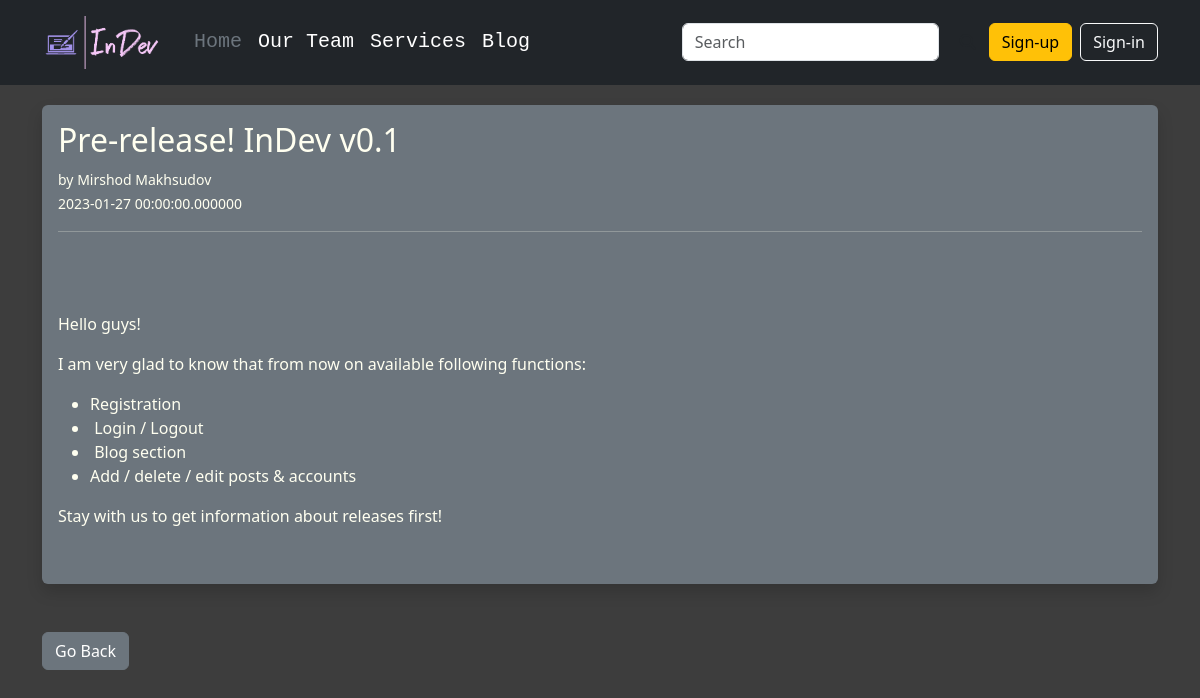
Page /blog/2 on the committed database.
### InDev/models.py (models this page shows, shortened)
class Post(db.Model):
    id = db.Column(db.Integer(), primary_key=True)
    title = db.Column(db.String(255), nullable=False)
    slug = db.Column(db.String())
    content = db.Column(db.Text(), nullable=False)
    date_added = db.Column(db.String(20), default=date.today())
    author_id = db.Column(db.Integer, db.ForeignKey('developer.id'))

class Developer(db.Model, UserMixin):
    id = db.Column(db.Integer(), primary_key=True)
    first_name = db.Column(db.String(length=30), nullable=False)
    last_name = db.Column(db.String(length=30))
    username = db.Column(db.String(), nullable=False, unique=True)
    email_address = db.Column(db.String(), unique=True)
    password_hash = db.Column(db.String(), nullable=False)
    budget = db.Column(db.Integer(), nullable=False, default=0)
    date_added = db.Column(db.String(20), default=date.today())
    posts = db.relationship('Post', backref='author')
    admin = db.Column(db.Boolean(), default=False)
    profile_pic = db.Column(db.String(), nullable=True)
    @property
    def password(self):
        return self.password

### InDev/routes.py (the view)
@app.route('/blog/<int:post_id>')
def post_page(post_id):
    post = Post.query.get_or_404(post_id)
    return render_template('blog/post.html', post=post)

### InDev/forms.py
class SearchForm(FlaskForm):
    searched = StringField("Searched", validators=[DataRequired()])
    submit = SubmitField("Submit")

### InDev/routes.py (called while the page is built)
@app.context_processor
def base():
    form = SearchForm()
    return dict(form=form)

### InDev/templates/blog/post.html (shortened to what this page needs)
{% extends 'base.html' %}
{% block content %}
    <div class="container" style="margin-top: 20px;">
        <div class="post shadow p-3 mb-5 bg-secondary rounded">
            <h2>{{ post.title }}</h2>
            <small>by {{ post.author.first_name }} {{ post.author.last_name }} </small><br>
            <small>{{ post.date_added }}</small><hr>
            <br><br>
            <p>{{ post.content|safe }}</p><br>
        </div>
        <a href="{{ url_for('blog_page') }}" class="btn btn-secondary">Go Back</a>
    </div>
{% endblock %}

### rows in the picture
Post: title "Pre-release! InDev v0.1", date_added "2023-01-27 00:00:00.000000", content "Hello guys! I am very glad to know that from now on available following functions: Registration Login / Logout Blog section Add / delete / edit posts & accounts Stay with us to get information about releases first!"
Developer: author.first_name "Mirshod", author.last_name "Makhsudov"
